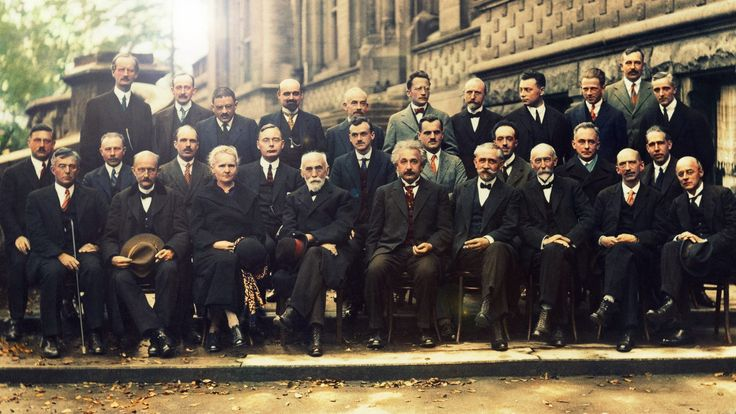
#> input picture src/faces.jpg, 736 x 414 px
$ python main.py
#> lines starting #> are read from the running program, lines starting #| are printed output that depends on the picture; after the words box and inside, x2 and y2 are one past the last pixel; in counts of white or black regions, pixels touching at a corner belong together
import cv2

# Загружаем классификатор для распознавания лиц
face_cascade = cv2.CascadeClassifier(cv2.data.haarcascades + 'haarcascade_frontalface_default.xml')

# Загружаем изображение
image_path = 'src/faces.jpg'  # Измените на имя вашего файла с фото
image = cv2.imread(image_path)
#> image is the input picture: shape (414, 736, 3); mean B, G, R 79.2, 92, 101.9
gray = cv2.cvtColor(image, cv2.COLOR_BGR2GRAY)
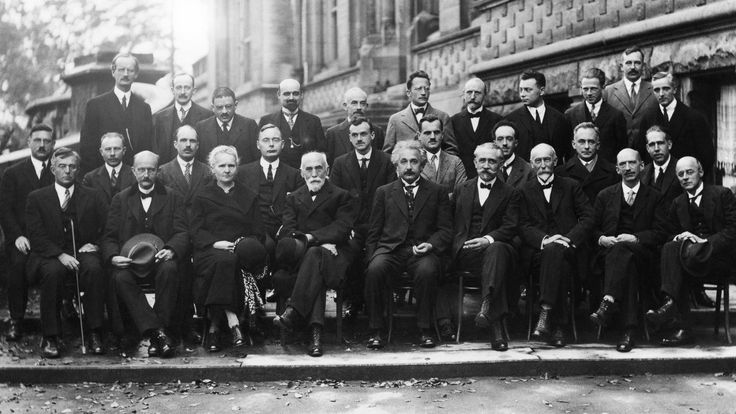
#> gray: shape (414, 736); min 0, max 255, mean 93.5

# Находим лица
faces = face_cascade.detectMultiScale(gray, scaleFactor=1.1, minNeighbors=5)
#> faces = 20 rows, first 6: [648, 78, 27, 27], [278, 83, 27, 27], [418, 122, 27, 27], [346, 124, 28, 28], [29, 130, 27, 27], [255, 127, 32, 32]

# Печатаем количество найденных лиц
print(f'Найдено {len(faces)} лиц(а).')
#| Найдено 20 лиц(а).

# Для отладки можно нарисовать рамки вокруг найденных лиц
for (x, y, w, h) in faces:
    cv2.rectangle(image, (x, y), (x+w, y+h), (255, 0, 0), 2)
#> this loop made 20 passes
#> (x, y, w, h) on passes 1 to 12: (648, 78, 27, 27), (278, 83, 27, 27), (418, 122, 27, 27), (346, 124, 28, 28), (29, 130, 27, 27), (255, 127, 32, 32), (491, 128, 27, 27), (173, 129, 31, 31), (570, 129, 33, 33), (642, 133, 29, 29), (98, 137, 30, 30), (528, 148, 32, 32)
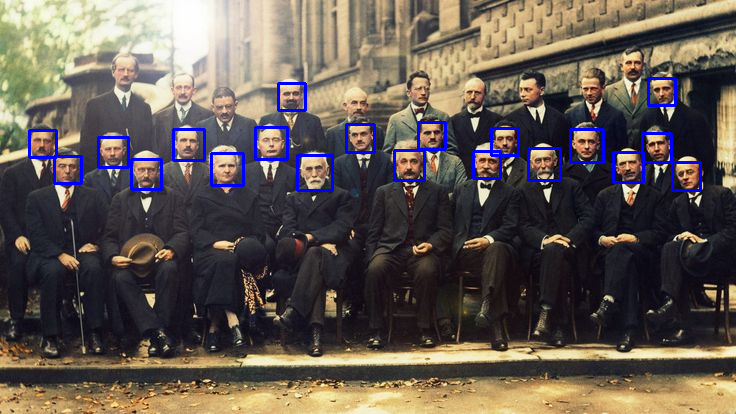
#> image: shape (414, 736, 3); 2.27% of pixels changed, all inside (x1, y1, x2, y2) = (28, 77, 702, 192)
